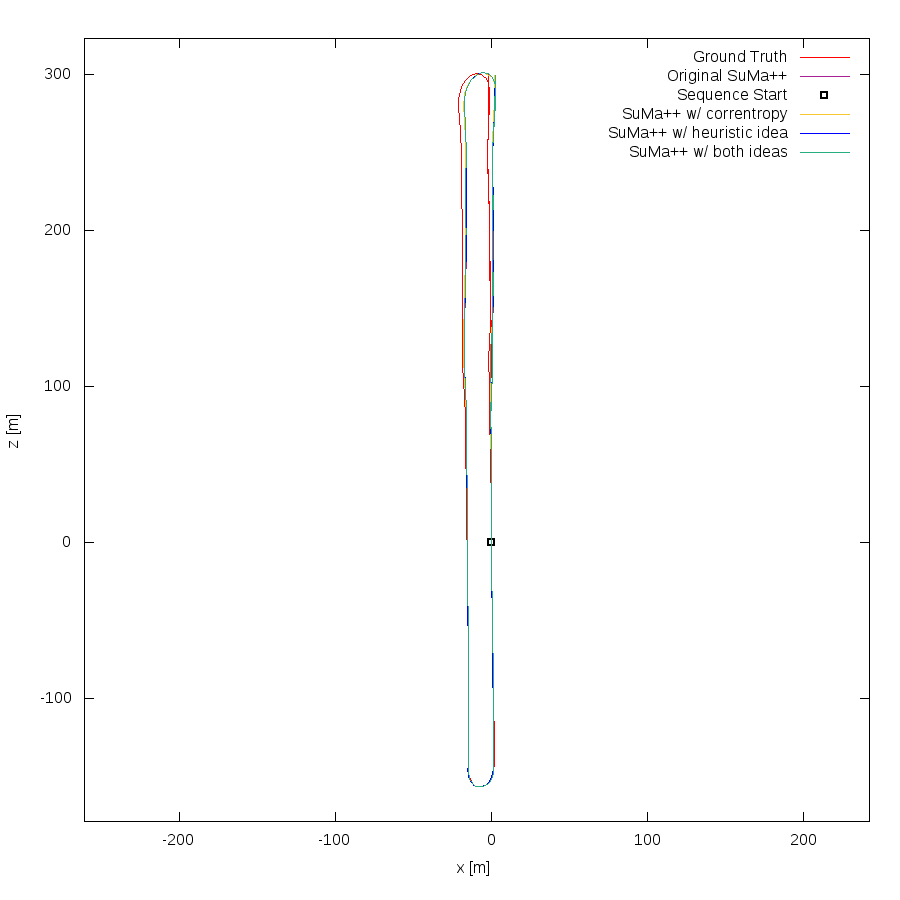

This figure's gnuplot source:
set term png size 900,900
set output "06.png"
set size ratio -1
set xrange [-261:242]
set yrange [-179:323]
set xlabel "x [m]"
set ylabel "z [m]"
plot "o.txt" using 1:2 lc rgb "#FF0000" title 'Ground Truth' w lines,"o.txt" using 3:4 lc rgb "#a82296" title 'Original SuMa++' w lines,"< head -1 o.txt" using 1:2 lc rgb "#000000" pt 4 ps 1 lw 2 title 'Sequence Start' w points, \
"c.txt" using 3:4 lc rgb "#df8c932" title 'SuMa++ w/ correntropy' w lines, \
"l.txt" using 3:4 lc rgb "#0000FF" title 'SuMa++ w/ heuristic idea' w lines, \
"b.txt" using 3:4 lc rgb "#27ad81" title 'SuMa++ w/ both ideas' w lines
